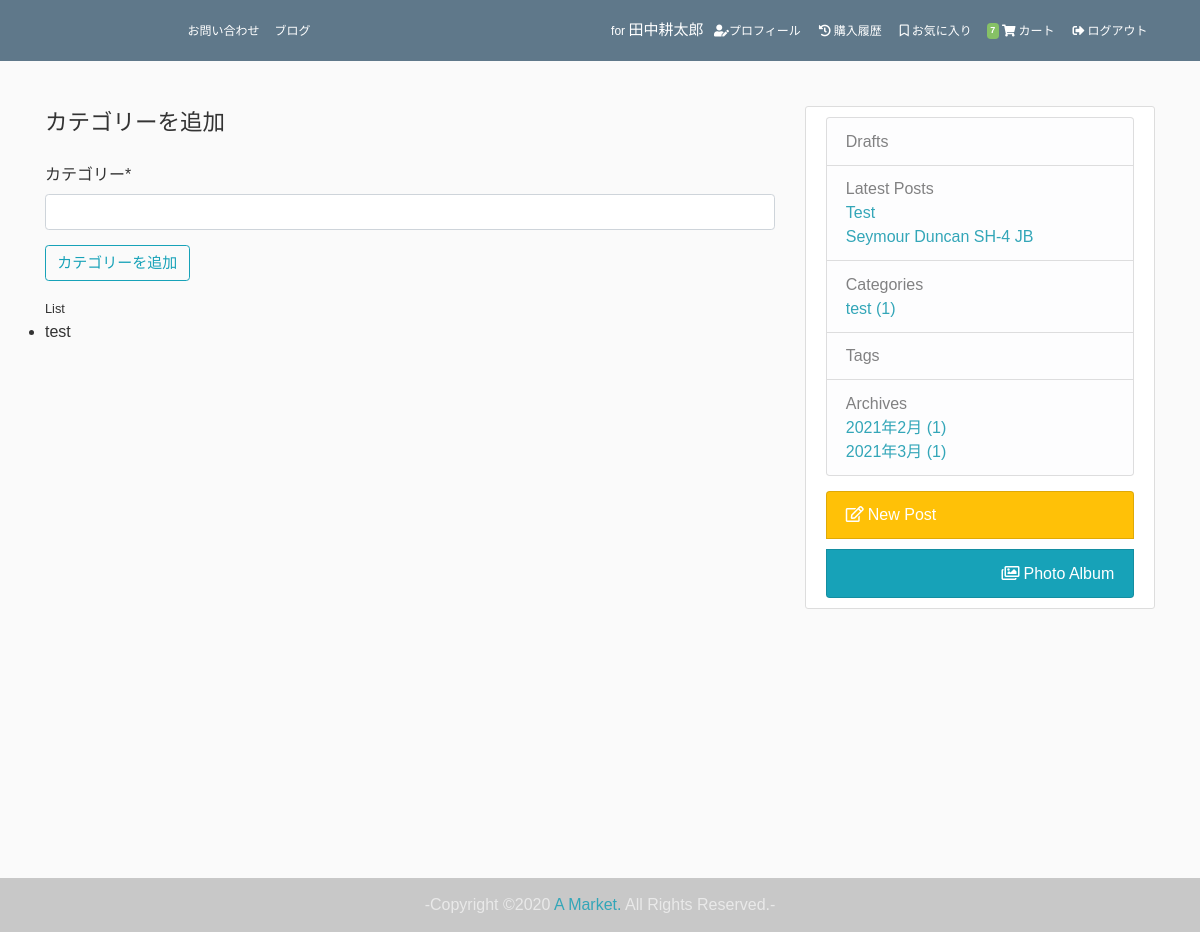
/blog/category/create/ (signed in), run on the app's committed database.
### core/models.py (models this page shows, shortened)
class Order(models.Model):
    user = models.ForeignKey(settings.AUTH_USER_MODEL,
                             on_delete=models.CASCADE, related_name="orders")
    items = models.ManyToManyField(OrderItem)
    start_date = models.DateTimeField(auto_now_add=True)
    ordered_date = models.DateTimeField()
    ordered = models.BooleanField(default=False)
    dispatched = models.BooleanField(default=False)
    shipping_address = models.ForeignKey(
        'users.ShippingAddress', on_delete=models.SET_NULL, blank=True, null=True)
    billing_address = models.ForeignKey(
        'users.BillingAddress', on_delete=models.SET_NULL, blank=True, null=True)
    payment_option = models.CharField(
        choices=PAYMENT_CHOICES, max_length=2, blank=True, null=True)
    delivery_time = models.CharField(
        choices=DELIVERY_TIME, max_length=2, blank=True, null=True)
    payment = models.ForeignKey(
        'Payment', on_delete=models.SET_NULL, blank=True, null=True)
    class Meta:
        verbose_name_plural = 'カート内全商品/注文済注文'

### blog/models.py (models this page shows, shortened)
class Category(models.Model):
    name = models.CharField(max_length=100, verbose_name="カテゴリー")
    class Meta:
        verbose_name_plural = 'カテゴリー'
    def __str__(self):
        return self.name
    def published_posts(self):
        return self.posts.filter(draft=False)

class Post(models.Model):
    title = models.CharField(max_length=100, verbose_name="タイトル")
    featured_image = models.ImageField(
        blank=True, upload_to='blog-main-image/', verbose_name="メイン画像(option)")
    featured_image_large = ImageSpecField(source="featured_image",
                                          processors=[ResizeToFit(1280, 1280)],
                                          format='JPEG'
                                          )
    featured_image_medium = ImageSpecField(source='featured_image',
                                           processors=[ResizeToFit(700, 700)],
                                           format="JPEG",
                                           options={'quality': 80}
                                           )
    featured_image_small = ImageSpecField(source='featured_image',
                                          processors=[ResizeToFill(250, 250)],
                                          format="JPEG",
                                          options={'quality': 80}
                                          )
    featured_image_thumb = ImageSpecField(source='featured_image',
                                          processors=[
                                              ResizeToFill(75, 75)],
                                          format="JPEG",
                                          options={'quality': 80}
                                          )
    content = models.TextField(verbose_name="内容")
    date_posted = models.DateTimeField(default=timezone.now)
    author = models.ForeignKey(
        User, on_delete=models.CASCADE, related_name="posts")
    category = models.ForeignKey(Category, on_delete=models.SET_NULL,
                                 related_name="posts", null=True, blank=True, verbose_name="カテゴリー(option)")
    tags = models.ManyToManyField(
        Tag, blank=True, related_name="posts", verbose_name="タグ(option)")
    draft = models.BooleanField(default=False, verbose_name="下書きにする")
    whatsnew = models.BooleanField(default=False, verbose_name="What's New")
    class Meta:
        verbose_name_plural = "投稿"

### blog/views.py (the view)
# urls.py: path('category/create/', CategoryCreateView.as_view(), name='category-create'),
class CategoryCreateView(LoginRequiredMixin, UserPassesTestMixin, DynamicRedirectMixin, CreateView):
  model=Category
  fields = ['name']
  success_url = reverse_lazy('category-create')
  def test_func(self):
    if self.request.user.is_staff:
        return True
    return False

### blog/context_processors.py (called while the page is built)
def global_val(request):
    archives = Post.objects.filter(draft=False).values(
        'date_posted__year', 'date_posted__month').annotate(Count('id')).order_by()
    return {
        'latest_posts': Post.objects.filter(draft=False).order_by('-date_posted')[:5],
        'drafts': Post.objects.filter(draft=True).order_by('-date_posted'),
        'post_categories': Category.objects.annotate(num_posts=Count('posts')).order_by('-num_posts'),
        'post_tags': Tag.objects.annotate(num_posts=Count('posts')).order_by('-num_posts'),
        'archives': archives
    }

### core/templatetags/cart_template_tags.py (called while the page is built)
@register.filter
def cart_item_count(user):
    if user.is_authenticated:
        qs = Order.objects.filter(user=user, ordered=False)
        if qs.exists():
            return qs[0].items.count()
    return 0

### templates/blog/category_form.html (shortened to what this page needs)
{% extends 'blog/base.html' %}
{% load crispy_forms_tags %}
{% block content %}
    <form method="POST" class="post-form">
      <fieldset class="form-group">
        <legend class="border-bottm mb-4">カテゴリーを追加</legend>
        {{ form|crispy }}
        <button class="btn btn-outline-info" type="submit">カテゴリーを追加</button>
      </fieldset>
    </form>
    <small>List</small>
    <ul class="list-disc">
      {% for category in post_categories%}
      <li>{{ category.name }}</li>
      {% endfor %}
    </ul>
{% endblock %}

### templates/blog/base.html (shortened to what this page needs)
{% load static %}
<!DOCTYPE html>
<html lang="en">
<head>
  <link rel="stylesheet" href="https://use.fontawesome.com/releases/v5.8.2/css/all.css">
  <link href="{% static 'css/bootstrap.min.css' %}" rel="stylesheet">
  <link href="{% static 'css/styles.css' %}" rel="stylesheet">
</head>
<body class="blog">
  <div class="full-height">
    <header class="site-header">
      {% include "parts/navbar.html" %}
    </header>
    <main role="main" class="container">
      <div class="row">
        <div class="col-md-8">
          {% block content %}{% endblock %}
        </div>
        <div class="col-md-4">
          <div id="side-menu" class="content-section">
            <ul class="list-group">
              {% if user.is_staff %}
              <li id="new-post-link" class="bg-warning list-group-item list-group-item-light"><a
                  href="{% url 'post-create' %}"><i class="far fa-edit"></i>New Post</a></li>
              {% endif %}
              <li id="photo-link" class="bg-info list-group-item list-group-item-light"><a
                  href="{% url 'photo-list' %}"><i class="far fa-images"></i>Photo Album</a></li>
            </ul>
            <ul class="list-group">
              {% if user.is_authenticated %}
              <li class="list-group-item list-group-item-light">
                Drafts
              </li>
              {% endif %}
              <li class="list-group-item list-group-item-light">
                Latest Posts
                <ul>
                  {% for post in latest_posts %}
                  {% if post.draft == False %}
                  <li><a href="{% url 'post-detail' post.id %}">{{ post.title }}</a></li>
                  {% endif %}
                  {% endfor %}
                </ul>
              </li>
              <li class="list-group-item list-group-item-light">
                Categories
                <ul>
                  {% for category in post_categories %}
                  {% if category.published_posts.count %}
                  <li><a href="{% url 'blog-category' category.name %}">{{ category }}
                      ({{category.published_posts.count}})</a></li>
                  {% endif %}
                  {% endfor %}
                </ul>
              </li>
              <li class="list-group-item list-group-item-light">
                Tags
              </li>
              <li class="list-group-item list-group-item-light">
                Archives
                <ul>
                  {% for archive in archives %}
                  <li><a
                      href="/blog/archives/?month={{ archive.date_posted__month }}&year={{ archive.date_posted__year }}">
                      {{ archive.date_posted__year }}年{{ archive.date_posted__month }}月 ({{ archive.id__count }})
                    </a></li>
                  {% endfor %}
                </ul>
              </li>
            </ul>
          </div>
        </div>
      </div>
  </div>
  {% include "parts/footer.html" %}
</body>
</html>

### templates/parts/navbar.html (shortened to what this page needs)
{% load cart_template_tags %}
<nav id="main-menu" class="navbar navbar-expand-lg navbar-light scrolling-navbar">
  <div class="container">
    <a class="navbar-brand waves-effect" href="{% url 'core:home' %}">
      <h1>{{ request.site.siteinfo.title }}</h1>
    </a>
    <div class="collapse navbar-collapse">
      <ul class="navbar-nav mr-auto">
        <li class="nav-item">
          <a class="nav-link waves-effect" href="{% url 'core:inquiry' %}">お問い合わせ</a>
        </li>
        <li class="nav-item">
          <a class="nav-link waves-effect" href="{% url 'blog-home' %}">ブログ</a>
        </li>
      </ul>
      <ul class="navbar-nav nav-flex-icons">
        {% if request.user.is_authenticated %}
        <li class="nav-item username">
          for
          {% if user.first_name and user.last_name %}
          <h5>{{ user.last_name }}{{ user.first_name }}</h5>
          {% else %}
          <h5>{{ user.username }}</h5>
          {% endif %}
        </li>
        <li class="nav-item">
          <a class="nav-link waves-effect" href="{% url 'user:profile' %}"><i class="fas fa-user-edit"></i>プロフィール</a>
        </li>
        <li class="nav-item">
          <a class="nav-link waves-effect" href="{% url 'user:order-history' %}"><i class="fas fa-history"></i>購入履歴</a>
        </li>
        <li class="nav-item">
          <a class="nav-link waves-effect" href="{% url 'user:fav-items' %}"><i class="far fa-bookmark"></i>お気に入り</a>
        </li>
        <li class="nav-item">
          <a id="nav-cart" class="nav-link waves-effect" href="{% url 'core:shopping-cart' %}">
            <span class="badge badge-quantity z-depth-1"> {{ request.user|cart_item_count }} </span>
            <i class="fas fa-shopping-cart"></i>
            <span class="clearfix d-sm-inline-block">カート</span>
          </a>
        </li>
        <li class="nav-item">
          <a class="nav-link waves-effect" href="{% url 'logout' %}">
            <span class="clearfix d-sm-inline-block"><i class="fas fa-sign-out-alt"></i>ログアウト</span>
          </a>
        </li>
        {% endif %}
      </ul>
    </div>
  </div>
</nav>

### data on the page
Category: name "test", published_posts.count "1"
Post: title "Test"
Post: title "Seymour Duncan SH-4 JB"

### other printed values
{{ user.last_name }} "田中"
{{ user.first_name }} "耕太郎"
{{ request.user|cart_item_count }} "7"
{{ archive.date_posted__year }} "2021" "2021"
{{ archive.date_posted__month }} "2" "3"
{{ archive.id__count }} "1" "1"
